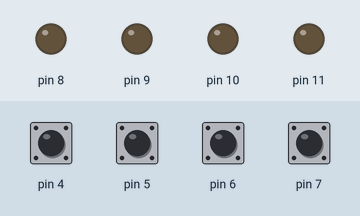
Bench run of a sketch on a simulated Arduino Uno, built with avr-gcc and run on an emulated ATmega328P. Shown: output pins drawn as LEDs (lit = HIGH). Dashed ring = blinking. The inputs (shaded band) are chosen by the test bench; at power-on: pin 4–7 HIGH. Random numbers use the default seed unless the sketch sets one.

Above: at 3.2 s.
3.3 s: pin 4 pulled LOW for 0.15 s
At 3.7 s:
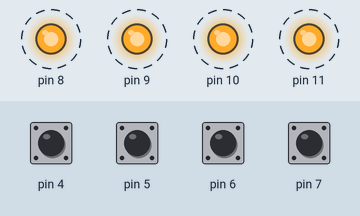
Timing chart, 0 to 12.4 s (numbered marks = the images above; inputs shaded):
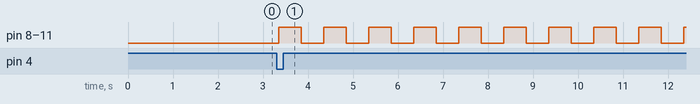

Measured:
- after the input at 3.3 s, pin 8–11: alternates HIGH for 0.50 s and LOW for 0.50 s, starting after 0.05 s

The sketch:

arduino-speed-test.ino
```cpp
/*
  Arduino Speed Test Game

  This is a reflex game loosely based on the Finnish Nopeustesti.
  There are four buttons and four LEDs.
  You have to press the right button after the LED lights up.
  If you press the wrong button the game ends and you have to restart it with Arduino's reset.
  The whole sequence gets generated to memory so you can play it as a memory game as well,
  trying to remember the correct sequence ;-).
  You can determine the length of the sequence and it will just start from the beginning once
  all the elements are looped through.

  This scetch doesn't have a scorekeeping display implemented

  The circuit:
  INPUTS:
    Pins 4-7: push-button, in input pullup-mode (you have to connect the button between input pin and groung)
  OUTPUTS:
    Pins 8-11: LED in series with a 220 ohm resistor

  Created 18.2.2022
  By Valtti Rinnemaa

  https://github.com/valttir/arduino-speed-test

*/

#define debounceDelay 50  // The debounce setting you should have depends on the type of buttons you are using
#define sequenceLength 1000  // Length of the random sequence defined here
#define startDelay 2000  // This is the delay we want to give the player before the game begins
#define maxSpeed 320  // Maximum speed the game will reach

unsigned short score;

// These are the intervals to show and hide the led when the game begins:
unsigned long intervalShow = 500;
unsigned long intervalHide = 300;

// For keeping time:
unsigned long previousMillis;

// Modifier for increasing difficulty:
unsigned int increaseDifficulty = 0;

byte sequence[sequenceLength];

void setup()
{
  // Setting pins 4-7 to input pullup
  for (byte i = 4; i <= 7; i++) {
    pinMode(i, INPUT_PULLUP);
  }
  // Setting pins 8-11 to output
  for (byte i = 8; i <= 11; i++) {
    pinMode(i, OUTPUT);
  }
  startNewGame();
}

void loop()
{
  showLed();
  hideLed();
  pollButtons();
}

void startNewGame()
{
  // Set the score to 0 and generate a sequence of random numbers ranging 1-4
  score = 0;
  randomSeed(analogRead(0));
  for (int i = 0; i < 1000; i++) {
    sequence[i] = random(1, 5);
  }
  // Some time for the player before the game begins
  delay(startDelay);
  // Taking the first timestamp
  previousMillis = millis();
}

void showLed()
{
  // This will keep up with the element of the sequence we are looping through
  static int sequenceElement = 0;

  // Once the time interval minus the modifier is reached, the LED will light up:
  if (millis() - previousMillis >= intervalShow - increaseDifficulty) {
    switch (sequence[sequenceElement]) {
      case 1:
        digitalWrite(8, HIGH);
        break;
      case 2:
        digitalWrite(9, HIGH);
        break;
      case 3:
        digitalWrite(10, HIGH);
        break;
      case 4:
        digitalWrite(11, HIGH);
        break;
    }
    // It then moves to next element in the sequence:
    sequenceElement++;

    // Once the end of the sequence is reached, it will loop back to [0]
    if (sequenceElement == sequenceLength) {
      sequenceElement = 0;
    }
    // This takes a timestamp for timing the next "round"
    previousMillis = millis();

    // The game will get faster over time, limited by maxSpeed
    increaseDifficulty += 3;
    increaseDifficulty = min(increaseDifficulty, maxSpeed);
  }
}

void hideLed()
{
  // Once the time interval minus the modifier is reached, the LEDs will dim
  if (millis() - previousMillis >= intervalHide - increaseDifficulty) {
    for (byte i = 8; i <= 11; i++) {
      digitalWrite(i, LOW);
    }
  }
}

void gameover()
{
  // Endless loop of flashing LEDs
  // You have to give Arduino the reset to begin a new game
  for ( ; ; ) {
    for (byte i = 8; i <= 11; i++) {
      digitalWrite(i, HIGH);
    }
    delay(500);
    for (byte i = 8; i <= 11; i++) {
      digitalWrite(i, LOW);
    }
    delay(500);
  }
}

void pollButtons()
{
  // https://www.arduino.cc/en/Tutorial/BuiltInExamples/Debounce
  // All the button reading and debounce information is in arrays of 4
  // so they can be looped through, polling all the buttons one by one
  static byte reading[4];
  static byte buttonState[4]; // The current reading from the button pin
  static byte lastButtonState[4] = {HIGH, HIGH, HIGH, HIGH}; // The previous reading from the button pin
  static unsigned long lastDebounceTime[4]; // the last time the button was noted as pressed

  // This will keep up with the element of the sequence we are looping through
  static int sequenceElement = 0;

  // This loops through all the buttons, polling them one by one
  for (byte i = 4; i <= 7; i++) {
    // read the state of the switch into a local variable:
    reading[i] = digitalRead(i);

    // Check to see if you just pressed the button
    // (i.e. the input went from LOW to HIGH), and you've waited long enough
    // since the last press to ignore any noise:

    // If the switch changed, due to noise or pressing:
    if (reading[i] != lastButtonState[i]) {
      // Reset the debouncing timer
      lastDebounceTime[i] = millis();
    }

    if (millis() - lastDebounceTime[i] > debounceDelay) {
      // Whatever the reading is at, it's been there for longer than the debounce
      // delay, so take it as the actual current state:

      // If the button state has changed:
      if (reading[i] != buttonState[i]) {
        buttonState[i] = reading[i];

        // Only accept as input if the new button state is LOW
        if (buttonState[i] == LOW) {

          // If the correct button is pressed, increment score and move to the next element in the random sequence:
          if (sequence[sequenceElement] + 3 == i) {
            score++;
            sequenceElement++;

            // Once the end of the sequence is reached, it will loop back to [0]
            if (sequenceElement == sequenceLength) {
              sequenceElement = 0;
            }
          }
          else
            // If the wrong button gets pressed, it's game over
            gameover();
        }
      }
    }
    // save the reading. Next time through the loop, it'll be the lastButtonState:
    lastButtonState[i] = reading[i];
  }
}
```
